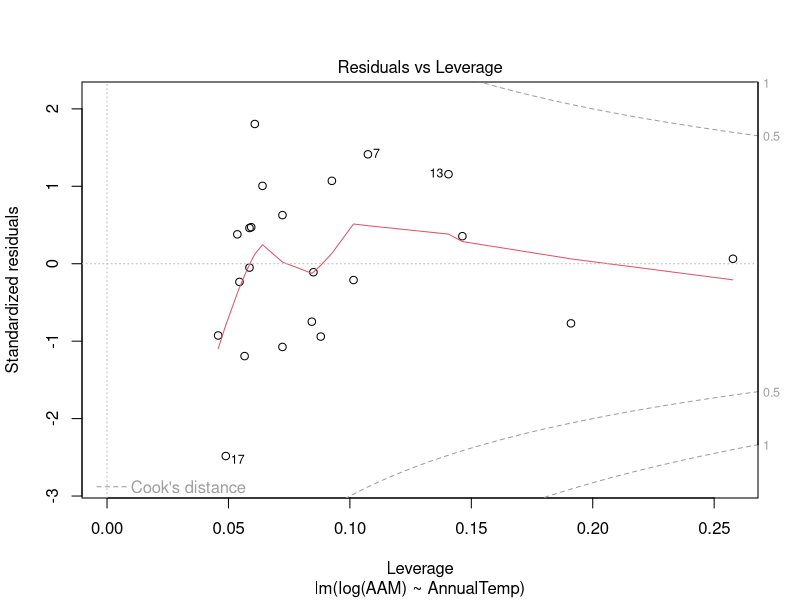

Write the R code that produced this figure.
## ---- chunk 1
knitr::opts_chunk$set(echo = TRUE)
## ---- chunk 2
library(car)
library(dplyr)

## Import data
Black <- read.csv("black carp final.csv")
Black$condition <- as.factor(Black$condition)

# Clean data
Black <- Black %>% filter(!row_number() == 5) %>% filter(sex != "male")

# Remove the South Ukraine data point
black.clean <- Black %>% filter(!row_number() == 20)
## ---- chunk 3
black.annual <- lm(log(AAM)~AnnualTemp, data = black.clean)
black.cold <- lm(log(AAM)~ColdTemp, data = black.clean)
black.warm <- lm(log(AAM)~WarmTemp, data = black.clean)
black.gdd <- lm(log(AAM)~average_gdd_0, data = black.clean)
black.below5 <- lm(log(AAM)~below5, data = black.clean)
black.water <- lm(log(AAM)~WaterTemp, data = black.clean)
black.coldwater <- lm(log(AAM)~WaterCold, data = black.clean)


summary(black.annual)
summary(black.cold)
summary(black.warm)
summary(black.gdd)
summary(black.below5)
summary(black.water)
summary(black.coldwater)


plot(black.annual, which=5)
